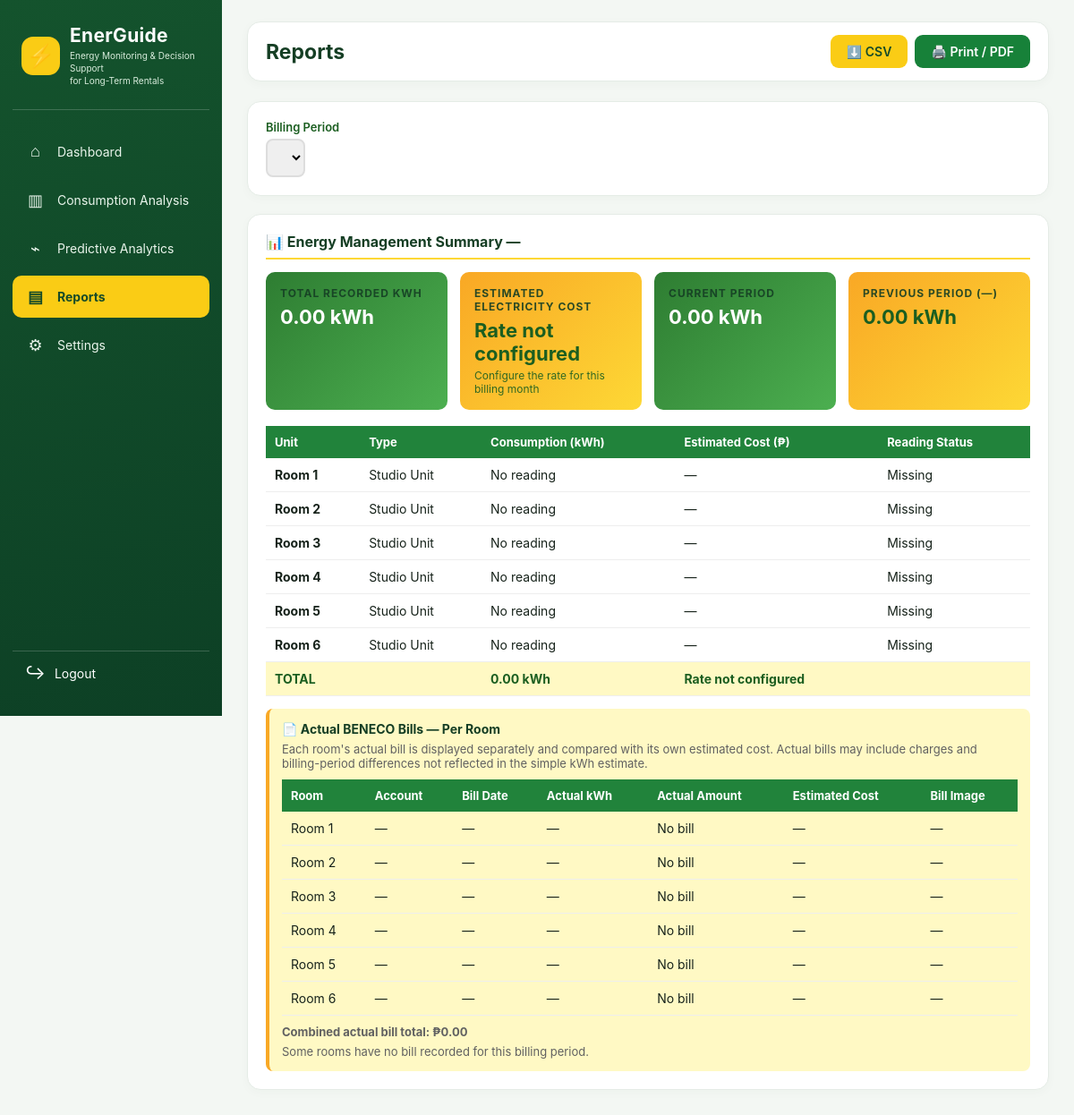
/reports.php (signed in), run on the app's committed database.
### tables this page shows
CREATE TABLE IF NOT EXISTS rooms (
    room_id INT AUTO_INCREMENT PRIMARY KEY,
    room_name VARCHAR(50) NOT NULL,
    room_type ENUM('Studio Unit','Bachelor Unit','2-Bedroom Penthouse') DEFAULT 'Studio Unit',
    status ENUM('Occupied','Vacant','Maintenance') DEFAULT 'Occupied',
    meter_id VARCHAR(50) DEFAULT NULL,
    notes TEXT DEFAULT NULL,
    created_at TIMESTAMP DEFAULT CURRENT_TIMESTAMP
);

### config/database.php (called while the page is built, shortened)
<?php
function getRateForPeriod($pdo, $period, $category = ENERGUIDE_RATE_CATEGORY) {
    $period = trim((string)$period);
    $category = trim((string)$category);
    if ($period === '' || $category === '') return null;
    $stmt = $pdo->prepare("SELECT rate_per_kwh FROM electricity_rates WHERE billing_month=? AND rate_category=? ORDER BY effective_date DESC, rate_id DESC LIMIT 1");
    $stmt->execute([$period, $category]);
    $v = $stmt->fetchColumn();
    return $v !== false ? (float)$v : null;
}
function peso($n) { return '₱' . number_format((float)$n, 2); }
?>

### reports.php (the view, shortened to what this page needs)
<?php
require 'config/database.php';
$period = $_GET['period'] ?? '';
$rate = getRateForPeriod($pdo, $period);
$stmt = $pdo->prepare("
    SELECT r.room_id, r.room_name, r.room_type,
           (SELECT consumption_kwh FROM meter_readings m
            WHERE m.room_id=r.room_id AND m.billing_period=?
            ORDER BY reading_date DESC LIMIT 1) AS kwh
    FROM rooms r ORDER BY r.room_id
");
$stmt->execute([$period]);
$unitData = $stmt->fetchAll();
$totalKwh = 0;
$estimatedCost = $rate !== null ? $totalKwh * $rate : null;
$prevPeriod = null;
$prevTotal = 0;
$actualBillByRoom = [];
$actualBillsTotal = array_sum(array_map(function($b){return (float)$b['total_amount'];}, $actualBillByRoom));
$menu = [
 'dashboard.php'=>['Dashboard','⌂'],
 'consumption_analysis.php'=>['Consumption Analysis','▥'],
 'predictive_analytics.php'=>['Predictive Analytics','⌁'],
 'reports.php'=>['Reports','▤'],
 'settings.php'=>['Settings','⚙']
];
$current = basename($_SERVER['PHP_SELF']);
?>
<!DOCTYPE html>
<html lang="en">
<head>
</head>
<body>
<aside class="eg-sidebar">
  <div class="eg-brand"><div class="eg-brand-mark">⚡</div><div class="eg-brand-copy"><strong>EnerGuide</strong><small>Energy Monitoring &amp; Decision Support<br>for Long-Term Rentals</small></div></div>
  <nav class="eg-nav">
    <?php foreach($menu as $url=>$item): $href=explode('#',$url)[0]; $isBill=($url==='settings.php#bills'); $active=($href===$current && !$isBill && ($href!=='settings.php' || $url==='settings.php')); ?>
      <a href="<?=$url?>" id="<?=$isBill?'nav-bills':($url==='settings.php'?'nav-settings':'nav-'.$href)?>" class="<?=$active?'active':''?>"><span class="eg-ico"><?=$item[1]?></span><span class="eg-label"><?=$item[0]?></span></a>
    <?php endforeach; ?>
  </nav>
  <a class="eg-logout" href="logout.php"><span class="eg-logout-icon">↪</span><span class="eg-logout-label">Logout</span></a>
</aside>
<div class="eg-main">
  <div class="topbar">
    <h1>Reports</h1>
    <div class="actions">
      <a class="btn btn-yellow" href="?period=<?=urlencode($period)?>&export=csv">⬇️ CSV</a>
      <button class="btn" onclick="window.print()">🖨️ Print / PDF</button>
    </div>
  </div>
  <div class="card no-print">
    <form method="GET" style="display:flex;gap:12px;align-items:end;flex-wrap:wrap;">
      <div style="flex:1;min-width:220px;">
        <label>Billing Period</label>
        <select name="period" onchange="this.form.submit()">
        </select>
      </div>
    </form>
  </div>
  <div class="card">
    <h3>📊 Energy Management Summary — <?=htmlspecialchars($period)?></h3>
    <div class="summary-grid">
      <div class="summary-box">
        <h4>Total Recorded kWh</h4>
        <p><?=number_format($totalKwh,2)?> kWh</p>
      </div>
      <div class="summary-box yellow">
        <h4>Estimated Electricity Cost</h4>
        <p><?=$estimatedCost !== null ? peso($estimatedCost) : 'Rate not configured'?></p>
        <small><?=$rate !== null ? '@ '.peso($rate).'/kWh' : 'Configure the rate for this billing month'?></small>
      </div>
      <div class="summary-box">
        <h4>Current Period</h4>
        <p><?=number_format($totalKwh,2)?> kWh</p>
      </div>
      <div class="summary-box yellow">
        <h4>Previous Period (<?=htmlspecialchars($prevPeriod ?: '—')?>)</h4>
        <p><?=number_format($prevTotal,2)?> kWh</p>
      </div>
    </div>
    <table>
      <thead>
        <tr><th>Unit</th><th>Type</th><th>Consumption (kWh)</th><th>Estimated Cost (₱)</th><th>Reading Status</th></tr>
      </thead>
      <tbody>
        <?php foreach($unitData as $u): ?>
          <tr>
            <td><strong><?=htmlspecialchars($u['room_name'])?></strong></td>
            <td><?=htmlspecialchars($u['room_type'])?></td>
            <td><?= $u['kwh']!==null ? number_format($u['kwh'],2) : 'No reading' ?></td>
            <td><?= $u['kwh']!==null && $rate!==null ? peso($u['kwh']*$rate) : '—' ?></td>
            <td><?= $u['kwh'] !== null ? 'Recorded' : 'Missing' ?></td>
          </tr>
        <?php endforeach; ?>
      </tbody>
      <tfoot>
        <tr><td colspan="2">TOTAL</td><td><?=number_format($totalKwh,2)?> kWh</td><td><?=$estimatedCost !== null ? peso($estimatedCost) : 'Rate not configured'?></td><td></td></tr>
      </tfoot>
    </table>
    <div class="bill-box">
      <h4>📄 Actual BENECO Bills — Per Room</h4>
      <p>Each room's actual bill is displayed separately and compared with its own estimated cost. Actual bills may include charges and billing-period differences not reflected in the simple kWh estimate.</p>
      <div style="overflow-x:auto;margin-top:10px;">
        <table>
          <tr><th>Room</th><th>Account</th><th>Bill Date</th><th>Actual kWh</th><th>Actual Amount</th><th>Estimated Cost</th><th>Bill Image</th></tr>
          <?php foreach($unitData as $u): $billRow=$actualBillByRoom[$u['room_id']] ?? null; $roomEstimate=($u['kwh']!==null && $rate!==null)?(float)$u['kwh']*$rate:null; ?>
            <tr>
              <td><?=htmlspecialchars($u['room_name'])?></td>
              <td><?=htmlspecialchars($billRow['account_number'] ?? '—')?></td>
              <td><?=htmlspecialchars($billRow['bill_date'] ?? '—')?></td>
              <td><?=$billRow && $billRow['total_kwh']!==null?number_format((float)$billRow['total_kwh'],2).' kWh':'—'?></td>
              <td><?=$billRow?peso($billRow['total_amount']):'No bill'?></td>
              <td><?=$roomEstimate!==null?peso($roomEstimate):'—'?></td>
              <td><?php if($billRow && !empty($billRow['image_path'])): ?><a href="<?=htmlspecialchars($billRow['image_path'])?>" target="_blank" rel="noopener">View image</a><?php else: ?>—<?php endif; ?></td>
            </tr>
          <?php endforeach; ?>
        </table>
      </div>
      <p style="font-weight:700;margin-top:10px;">Combined actual bill total: <?=peso($actualBillsTotal)?></p>
      <?php if(count($actualBillByRoom)<count($unitData)): ?>
        <p style="margin-top:6px;">Some rooms have no bill recorded for this billing period.</p>
      <?php endif; ?>
    </div>
  </div>
</div>
</body>
</html>

### data on the page
rooms: room_name "Room 1", room_type "Studio Unit", account_number "—", bill_date "—"
rooms: room_name "Room 2", room_type "Studio Unit", account_number "—", bill_date "—"
rooms: room_name "Room 3", room_type "Studio Unit", account_number "—", bill_date "—"
rooms: room_name "Room 4", room_type "Studio Unit", account_number "—", bill_date "—"
rooms: room_name "Room 5", room_type "Studio Unit", account_number "—", bill_date "—"
rooms: room_name "Room 6", room_type "Studio Unit", account_number "—", bill_date "—"

### other printed values
$item[1] "⌂"
$item[0] "Dashboard"
$item[1] "▥"
$item[0] "Consumption Analysis"
$item[1] "⌁"
$item[0] "Predictive Analytics"
$item[1] "▤"
$item[0] "Reports"
$item[1] "⚙"
$item[0] "Settings"
$totalKwh "0.00"
$prevPeriod ?: '—' "—"
$prevTotal "0.00"
peso($actualBillsTotal) "₱0.00"
